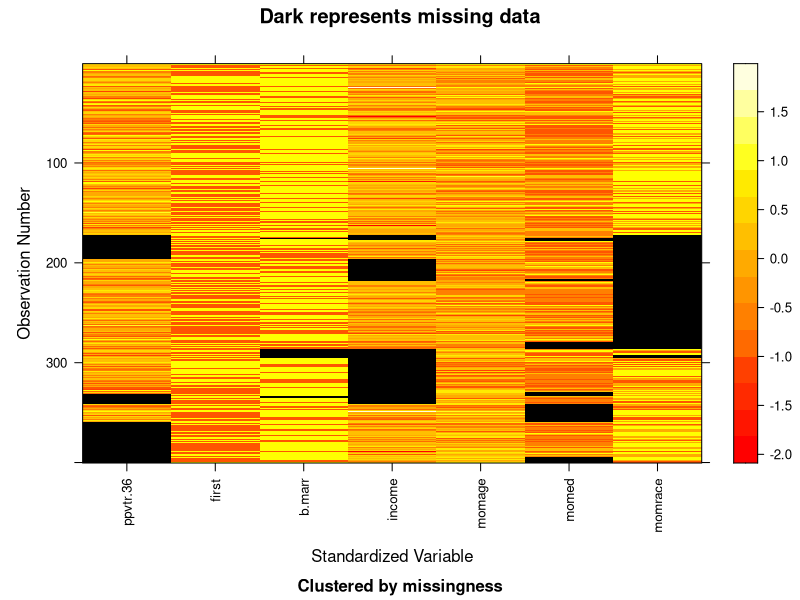
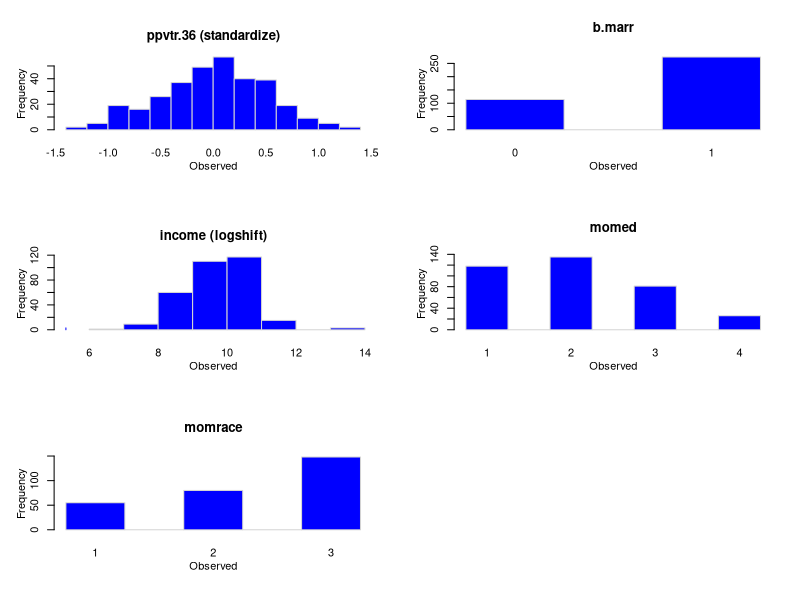

Source code (R) for these figures, in order: (Note: this script raises an error after producing the figures.)


library(mi)
data(nlsyV)
mdf <- missing_data.frame(nlsyV)
show(mdf)
mdf <- change(mdf, y = c("income", "momrace"), what = "type", to = c("non", "un"))
show(mdf)
summary(mdf)
image(mdf)
hist(mdf)
rm(nlsyV)
options(mc.cores = 4)
imputations <- mi(mdf, n.iter = 30, n.chains = 4, max.minutes = 20)
show(imputations)
round(mipply(imputations, mean, to.matrix = TRUE), 3)
Rhats(imputations)
imputations <- mi(imputations, n.iter = 5)
plot(imputations)
image(imputations)
summary(imputations)
analysis <- pool(ppvtr.36 ~ first + b.marr + income + momage + momed + momrace, data = imputations, m = 5)
display(analysis)
dfs <- complete(imputations, m = 2)
